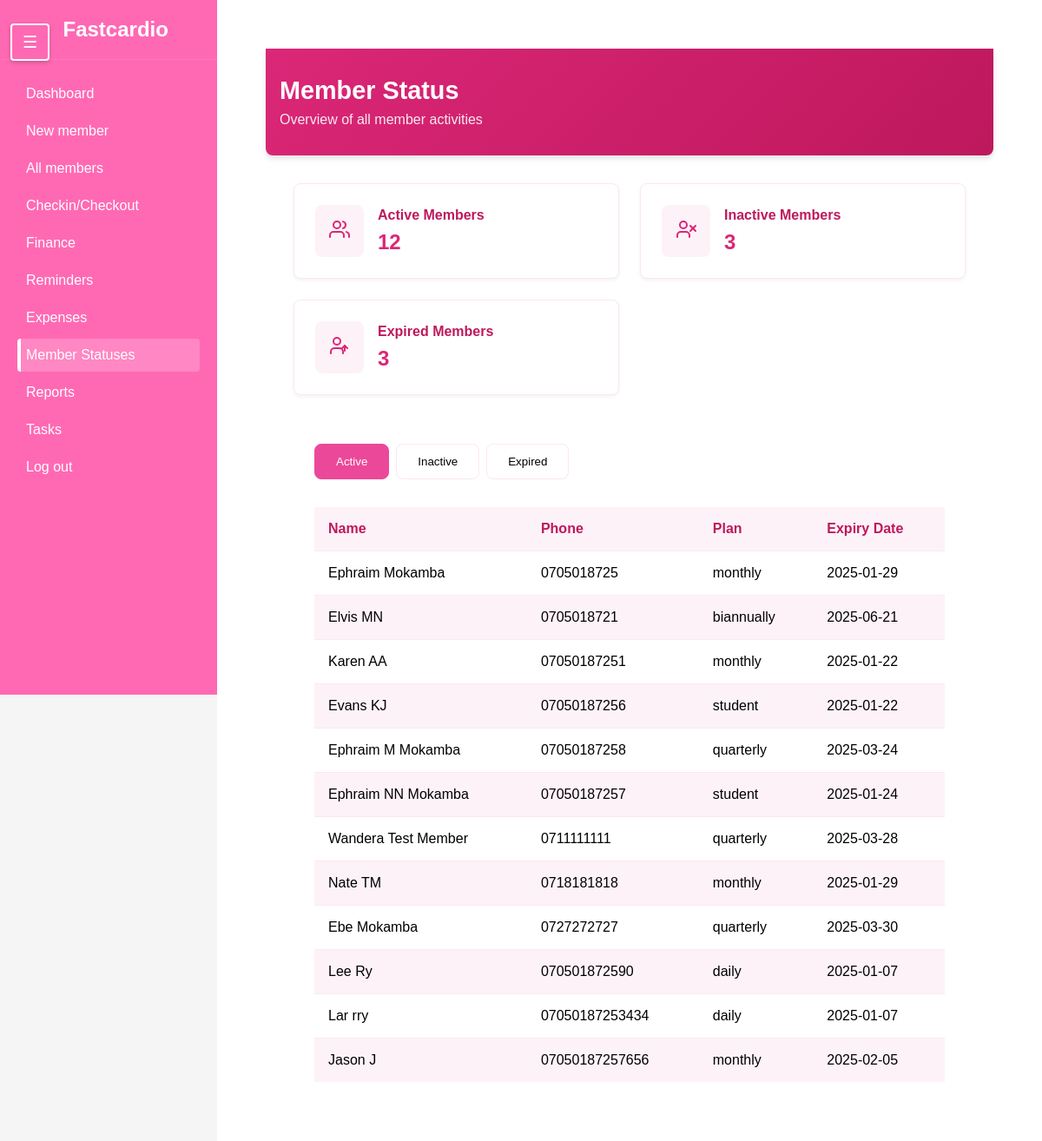
Page /status/ on the earlier database version.
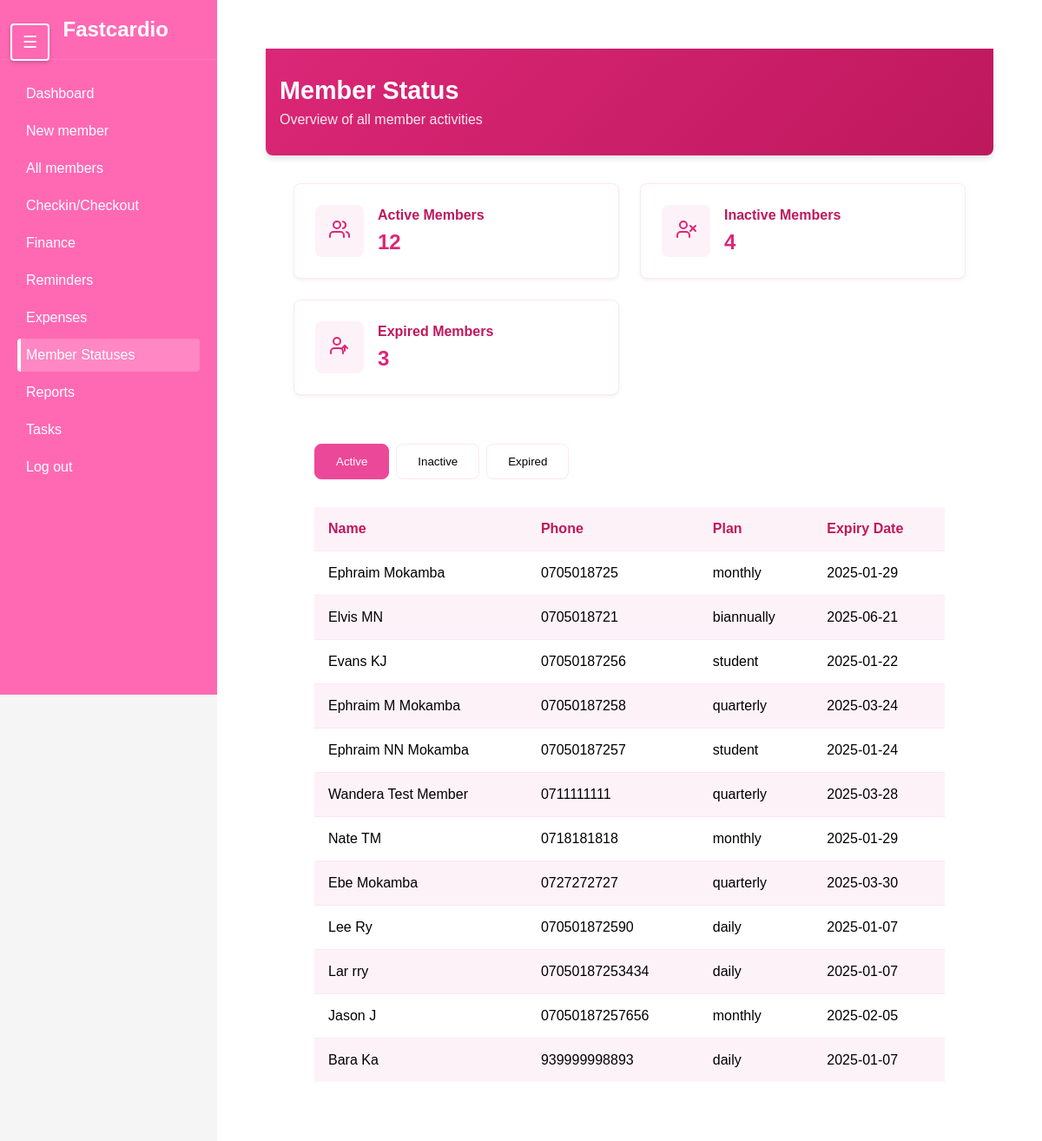
Same page on the later database version.
### members/models.py (models this page shows, shortened)
class Member(models.Model):
    first_name = models.CharField(max_length=50)
    last_name = models.CharField(max_length=50)
    phone_number = models.CharField(max_length=15)
    date_joined = models.DateTimeField(auto_now_add=True)
    membership_expiry = models.DateField(null=True, blank=True, help_text="Date when the membership expires")
    is_active = models.BooleanField(default=False)
    is_frozen = models.BooleanField(default=False)
    additional_info = models.TextField(blank=True,null=True)
    gender = models.CharField(max_length= 6)
    balance = models.DecimalField(
        max_digits=10,
        decimal_places=2,
        default=0,
        help_text="Positive balance indicates credit, negative indicates debt"
    )

class PaymentDetails(models.Model):
    PLAN_CHOICES = [
        ('daily', 'Daily'),
        ('monthly', 'Monthly'),
        ('quarterly', 'Quarterly'),
        ('biannually', 'Biannually'),
        ('annually', 'Annually'),
        ('student', 'Student Package'),
        ('complete', 'Complete Payment'),
    ]
    member = models.ForeignKey('Member', on_delete=models.CASCADE, related_name='payments', verbose_name="Member")
    plan = models.CharField(max_length=20, choices=PLAN_CHOICES, verbose_name="Payment Plan")
    amount = models.DecimalField(max_digits=10, decimal_places=2, verbose_name="Amount Paid")
    payment_date = models.DateField(default=timezone.now, verbose_name="Payment Date")
    transaction_id = models.CharField(max_length=100, blank=True, null=True, verbose_name="Transaction ID")
    class Meta:
        verbose_name = "Payment Detail"
        verbose_name_plural = "Payment Details"
        ordering = ['-payment_date']

### members/views.py (the view)
# urls.py: path('status/', views.member_status, name='member_status'),
def member_status(request):
    today = timezone.now().date()
    members = Member.objects.annotate(
        latest_payment_date=Max('payments__payment_date')
    )
    active_members = []
    inactive_members = []
    expired_members = []
    for member in members:
        member_data = {
            'name': f"{member.first_name} {member.last_name}",
            'phone': member.phone_number,
            'joined': member.date_joined.strftime('%Y-%m-%d'),
            'gender': member.gender,
        }
        latest_payment = PaymentDetails.objects.filter(member=member).order_by('-payment_date').first()
        if latest_payment:
            plan_duration = {
                'daily': 1, 'monthly': 30, 'quarterly': 90,
                'biannually': 180, 'annually': 365, 'student': 30
            }
            expiry_date = latest_payment.payment_date + timedelta(days=plan_duration[latest_payment.plan])
            member_data.update({
                'plan': latest_payment.plan,
                'last_payment': latest_payment.payment_date.strftime('%Y-%m-%d'),
                'expiry_date': expiry_date.strftime('%Y-%m-%d')
            })
            if member.is_frozen:
                inactive_members.append(member_data)
            elif expiry_date < today:
                expired_members.append(member_data)
            elif member.is_active:
                active_members.append(member_data)
            else:
                inactive_members.append(member_data)
        else:
            member_data.update({
                'plan': 'No plan',
                'last_payment': 'Never',
                'expiry_date': 'N/A'
            })
            inactive_members.append(member_data)
    context = {
        'active_members': active_members,
        'inactive_members': inactive_members,
        'expired_members': expired_members,
        'stats': {
            'total_active': len(active_members),
            'total_inactive': len(inactive_members),
            'total_expired': len(expired_members)
        }
    }
    return render(request, 'status.html', context)

### members/templates/status.html (shortened to what this page needs)
{% extends 'sidebar.html' %}
{% load static %}
{% block extra_styles %}
    <link rel="stylesheet" href="{% static 'status.css' %}">
{% endblock %}
{% block content %}
    <div class="dashboard-container">
        <div class="dashboard-header">
            <div class="header-content">
                <h1 class="dashboard-title">Member Status</h1>
                <p class="dashboard-subtitle">Overview of all member activities</p>
            </div>
        </div>
        <div class="stats-container">
            <div class="stat-card">
                <div class="stat-icon">
                </div>
                <div class="stat-info">
                    <h3>Active Members</h3>
                    <div class="count">{{ stats.total_active }}</div>
                </div>
            </div>
            <div class="stat-card">
                <div class="stat-icon">
                </div>
                <div class="stat-info">
                    <h3>Inactive Members</h3>
                    <div class="count">{{ stats.total_inactive }}</div>
                </div>
            </div>
            <div class="stat-card">
                <div class="stat-icon">
                </div>
                <div class="stat-info">
                    <h3>Expired Members</h3>
                    <div class="count">{{ stats.total_expired }}</div>
                </div>
            </div>
        </div>
        <div class="content-section">
            <div class="tabs">
                <button class="tab-button active" onclick="openTab(event, 'active')">Active</button>
                <button class="tab-button" onclick="openTab(event, 'inactive')">Inactive</button>
                <button class="tab-button" onclick="openTab(event, 'expired')">Expired</button>
            </div>
            <div class="table-container">
                <div id="active" class="tab-content active">
                    <table>
                        <thead>
                            <tr>
                                <th>Name</th>
                                <th>Phone</th>
                                <th>Plan</th>
                                <th>Expiry Date</th>
                            </tr>
                        </thead>
                        <tbody>
                            {% for member in active_members %}
                            <tr>
                                <td data-label="Name">{{ member.name }}</td>
                                <td data-label="Phone">{{ member.phone }}</td>
                                <td data-label="Plan">{{ member.plan }}</td>
                                <td data-label="Expiry Date">{{ member.expiry_date }}</td>
                            </tr>
                            {% endfor %}
                        </tbody>
                    </table>
                </div>
            </div>
        </div>
    </div>
{% endblock %}

Differences in the rows shown:
no longer on this page (row edited): Member: phone "07050187251"
no longer on this page (row unchanged): PaymentDetails: plan "monthly"
added Member: phone "939999998893"
added PaymentDetails: plan "daily"
Other differences:
{{ stats.total_inactive }}: "3" → "4"
new list line: "Bara Ka 2025-01-07"
list line gone: "Karen AA 2025-01-22"
